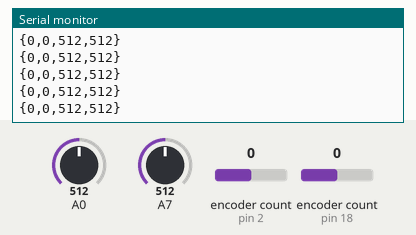
Bench run of a sketch on a simulated Arduino Mega 2560, built with avr-gcc and run on an emulated ATmega2560. Parts: the last lines printed to the serial monitor. Inputs (shaded band) come from the test bench; at power-on: A0 = 512, A7 = 512, encoder count (sensors on pin 2, pin 18) 0.

Above: at 7.2 s.
7.3 s: A0 set to 108
At 8.4 s:
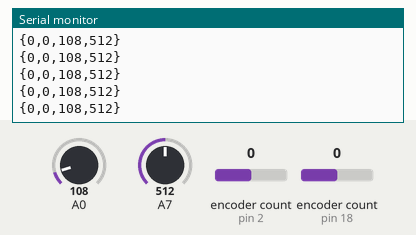
10.3 s: A0 set to 92
At 11.1 s:
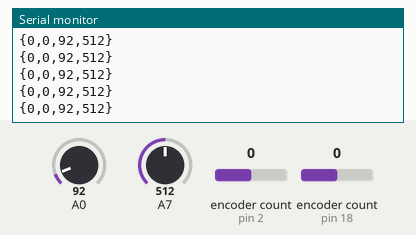
11.8 s: A7 set to 109
At 12.4 s:
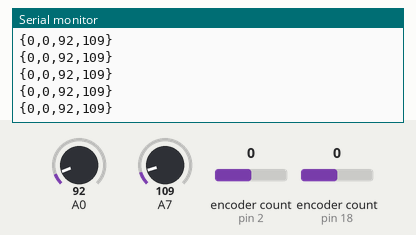
13.3 s: A7 set to 94
At 14.4 s:
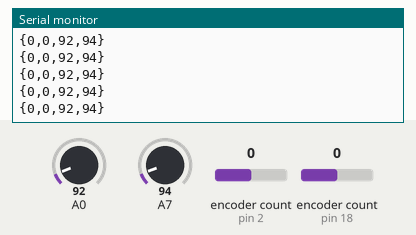
Timing chart, 0 to 15.8 s (numbered marks = the images above; inputs shaded):
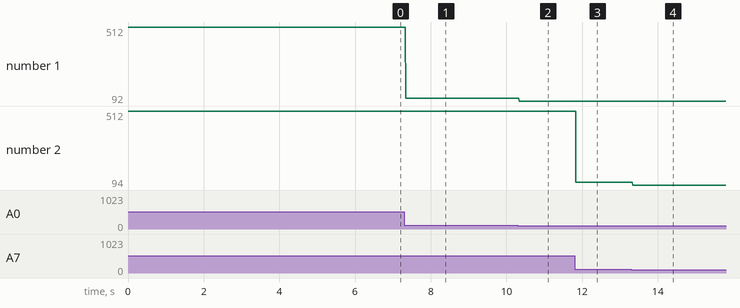

The sketch:

Encoder_Kalman.ino
```cpp
#include <Encoder.h>

/*
class Motor
 {
 public:
 int power;
 int port;
 String name;

 Motor(String, int);
 String toSerial();
 };

 Motor::Motor(String name, int port)
 {
 this->name = name;
 this->port = port;
 this->power = 0;
 }

 String Motor::toSerial()
 {
 String serial = "";
 serial += "(";
 serial += this->port;
 serial += ":";
 serial += this->power;
 serial += ")";

 return serial;
 }

 String SendMotorData(Motor* motors[])
 {
 String message = "{";
 for (int i = 0; i < 10; i++)
 {
 message += motors[i]->toSerial();
 }
 message += "}";

 return message;
 }
 */

class Encoder_Kalman
{
public:
  Encoder *enc;
  //process variance
  float Q = 0.01;
  //measurement variance
  float R = 0.001;

  float xhat;      //a posteri estimate of x
  float P;         //a posteri error estimate
  float xhatMinus; //a priori estimate of x
  float PMinus;    //a priori error estimate
  float K;         //gain of blending factor
  float z;         //measurement
  int value;

  Encoder_Kalman(int, int);


  void Update()
  {
    //Sensor Reading
    z = enc->read();

    //time update
    xhatMinus = xhat;
    PMinus = P + Q;

    //measurement
    K = PMinus / (PMinus + R);
    xhat = xhatMinus + K * (z - xhatMinus);
    P = (1 - K) * PMinus;
    value = xhat;
  }

};

Encoder_Kalman::Encoder_Kalman(int A, int B)
{
  enc = new Encoder(A, B);
  xhat = 0;
  P = 1;
}

class Potentiometer
{
public:
  int port;
  int value;
  int minValue;
  int maxValue;

  Potentiometer(int, int, int);
  void Update();
};

Potentiometer::Potentiometer(int port, int minValue, int maxValue)
{
  this->port = port;
  pinMode(port, INPUT);
  this->minValue = minValue;
  this->maxValue = maxValue;
}

void Potentiometer::Update()
{
  this->value = analogRead(this->port);
}


//Motor *motors[10];

Encoder_Kalman leftDriveEncoder(2, 3);
Encoder_Kalman rightDriveEncoder(18, 19);

Potentiometer liftPotentiometer(A0, 0, 128);
Potentiometer clawPotentiometer(A7, 0, 128);


void setup()
{
  Serial.begin(19200);
  /*
  Serial1.begin(19200);
   motors[0] = new Motor("leftClaw",  1);
   motors[1] = new Motor("left1",     2);
   motors[2] = new Motor("left2",     3);
   motors[3] = new Motor("left3",     4);
   motors[4] = new Motor("leftLift",  5);
   motors[5] = new Motor("rightLift", 6);
   motors[6] = new Motor("right3",    7);
   motors[7] = new Motor("right2",    8);
   motors[8] = new Motor("right1",    9);
   motors[9] = new Motor("rightClaw", 10);
   */
  Serial3.begin(19200);


}


int rightPower = 128;
int leftPower = 128;

String recvMsg;

void loop()
{
  //Sensor Update
  //Create sensor class which all other sensors inherit from
  leftDriveEncoder.Update();
  rightDriveEncoder.Update();
  clawPotentiometer.Update();
  liftPotentiometer.Update();

  //Cognition
  /*
   motors[1]->power = leftPower;
   motors[2]->power = leftPower;
   motors[3]->power = leftPower;

   motors[6]->power = rightPower;
   motors[7]->power = rightPower;
   motors[8]->power = rightPower;

   //Send Motor Powers
   String controlMessage = SendMotorData(motors);
   Serial1.println(controlMessage);
   Serial.println(controlMessage);
   */
  //Serial1.println();
  //Serial.println(leftDriveEncoder.value);
  String rightEnc =  String(rightDriveEncoder.value);
  String leftEnc = String(leftDriveEncoder.value);
  String liftPot = String(liftPotentiometer.value);
  String clawPot = String(clawPotentiometer.value);

  Serial.write('{');
  for(int i = 0; i < rightEnc.length(); i++)
  {
    Serial.write(rightEnc[i]);
  }
  Serial.write(',');
  for(int i = 0; i < leftEnc.length(); i++)
  {
    Serial.write(leftEnc[i]);
  }
  Serial.write(',');
  for(int i = 0; i < liftPot.length(); i++)
  {
    Serial.write(liftPot[i]);
  }
  Serial.write(',');
  for(int i = 0; i < clawPot.length(); i++)
  {
    Serial.write(clawPot[i]);
  }

  Serial.write('}');
  Serial.write('\n');
  //Serial1.println(analogRead(A0));
  //Serial.println(clawPotentiometer.value);
  delay(1);

  if(Serial.available())
  {

    while(Serial.available())
    {
      recvMsg += (char)Serial.read();
      delayMicroseconds(10);
    }
    for(int i = 0; i < recvMsg.length(); i++)
    {
      Serial.write((char)recvMsg[i]);
      Serial3.write((char)recvMsg[i]);
      delayMicroseconds(8);
    }
    recvMsg = "";
  }

  delay(1);
}
```

Measured:
- after the input at 7.3 s, the serial monitor: prints a new line at once (image 1)
- after the input at 10.3 s, the serial monitor: prints a new line at once (image 2)
- after the input at 11.8 s, the serial monitor: prints a new line at once (image 3)
- after the input at 13.3 s, the serial monitor: prints a new line at once (image 4)
- plotted number 1: 512 → 108 after the input at 7.3 s, 108 → 92 after the input at 10.3 s
- plotted number 2: 512 → 109 after the input at 11.8 s, 109 → 94 after the input at 13.3 s
